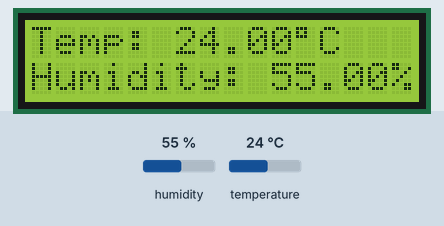
Bench run of a sketch on a simulated Arduino Uno, built with avr-gcc and run on an emulated ATmega328P. Shown: 16×2 character LCD. Inputs (shaded band) come from the test bench; at power-on: humidity 55 %, temperature 24 °C. What the sketch prints to the serial monitor is not drawn.

Above: at 1.2 s.
1.3 s: humidity set to 22 %
At 3.1 s:
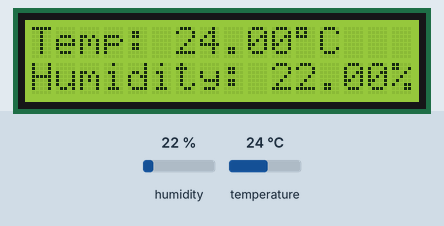
4.0 s: temperature set to 12 °C
At 4.5 s:
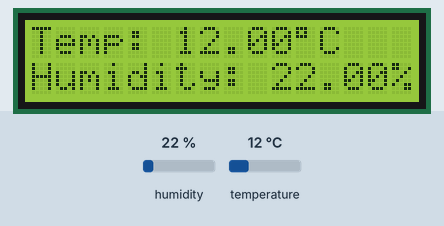
6.7 s: humidity set to 40 %
At 8.5 s:
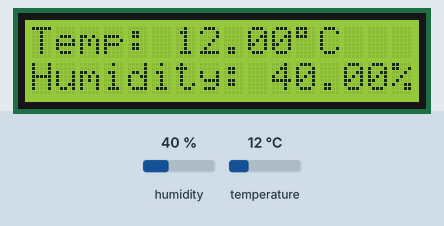
9.7 s: temperature set to 19 °C
At 11.1 s:
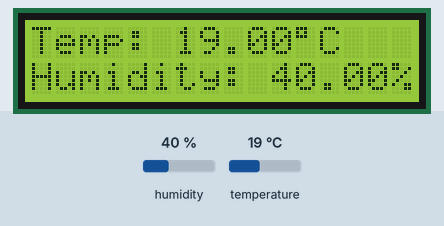
Timing chart, 0 to 12.7 s (numbered marks = the images above; inputs shaded):
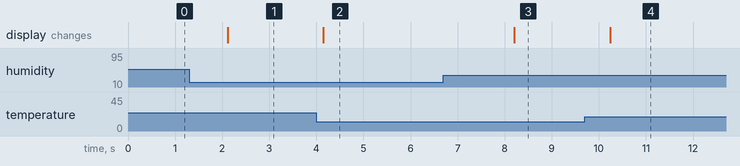

The sketch:

read_DHT11.ino
```cpp
/*
read.c

Read from a DHT11 temp & humidity sensor.
Display data on a LCD display.
And print data to serial port.

based on these tutorial:
http://www.circuitbasics.com/how-to-set-up-the-dht11-humidity-sensor-on-an-arduino/
https://electronicsprojectshub.com/setup-dht11-sensor-with-arduino/

Requires DHTLib:
http://www.circuitbasics.com/wp-content/uploads/2015/10/DHTLib.zip

*/

#include <dht.h>
#include <LiquidCrystal.h>

LiquidCrystal lcd(12, 11, 5, 4, 3, 2);

dht DHT;

#define DHT11_PIN 7

void setup(){
  lcd.begin(16, 2);
  Serial.begin(9600);
}

void loop()
{
  int chk = DHT.read11(DHT11_PIN);
  Serial.print("Temperature = ");
  Serial.println(DHT.temperature);
  Serial.print("Humidity = ");
  Serial.println(DHT.humidity);
  lcd.setCursor(0,0);
  lcd.print("Temp: ");
  lcd.print(DHT.temperature);
  lcd.print((char)223);
  lcd.print("C");
  lcd.setCursor(0,1);
  lcd.print("Humidity: ");
  lcd.print(DHT.humidity);
  lcd.print("%");
  delay(2000);
}
```

Measured:
- after the input at 1.3 s, the display: changes after 0.82 s (image 1)
- after the input at 4.0 s, the display: changes after 0.15 s (image 2)
- after the input at 6.7 s, the display: changes after 1.5 s (image 3)
- after the input at 9.7 s, the display: changes after 0.54 s (image 4)
